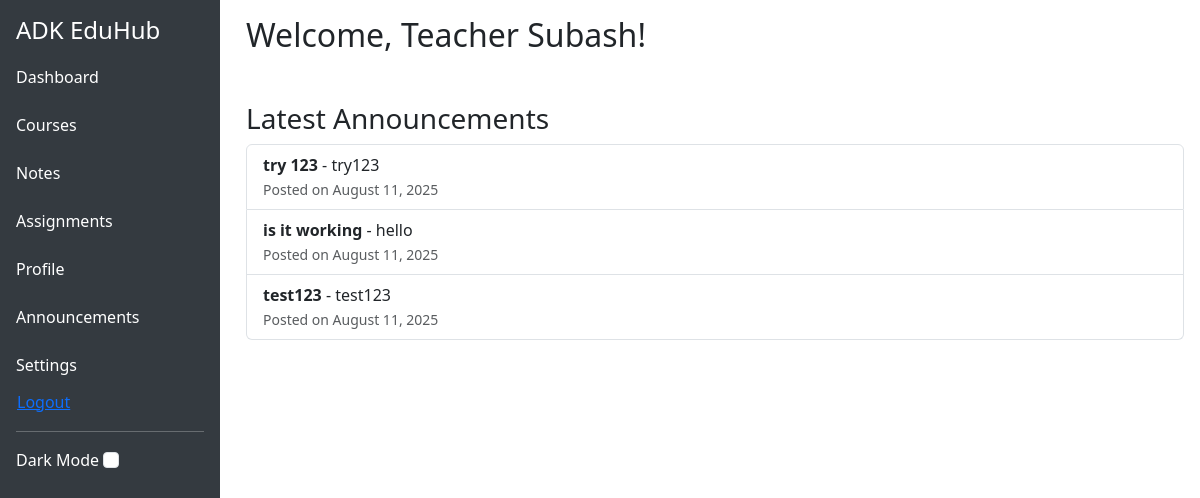
/dashboard/teacher/ (signed in), run on an earlier commit of the app's database.
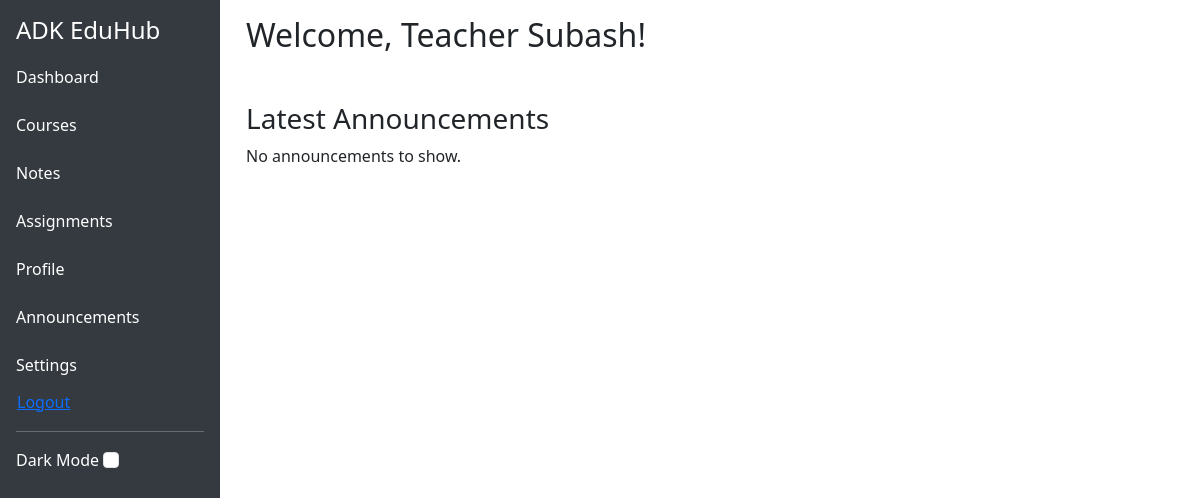
And on a later commit of the database.
### announcements/models.py (models this page shows, shortened)
class Announcement(models.Model):
    title = models.CharField(max_length=200)
    content = models.TextField()
    role_visible_to = MultiSelectField(choices=ROLE_CHOICES, max_length=50)
    created_at = models.DateTimeField(auto_now_add=True)

### core/views.py (the view)
# urls.py: path('dashboard/teacher/', views.teacher_dashboard, name='teacher_dashboard'),
@login_required
def teacher_dashboard(request):
    announcements = Announcement.objects.filter(role_visible_to='teacher').order_by('-created_at')
    return render(request, 'dashboard/teacher_dashboard.html', {'announcements': announcements})

### templates/dashboard/teacher_dashboard.html (shortened to what this page needs)
{% extends 'core/base.html' %}
{% load static %}
{% block content %}
<h2>Welcome, Teacher {{ user.username }}!</h2>
<div class="mt-5">
    <h3>Latest Announcements</h3>
    {% if announcements %}
        <ul class="list-group">
            {% for ann in announcements %}
                <li class="list-group-item">
                    <strong>{{ ann.title }}</strong> - {{ ann.content }}
                    <br>
                    <small class="text-muted">Posted on {{ ann.created_at|date:"F j, Y" }}</small>
                </li>
            {% endfor %}
        </ul>
    {% else %}
        <p>No announcements to show.</p>
    {% endif %}
</div>
{% endblock %}

What changed in the data, as far as the page shows it:
removed Announcement: title "try 123", content "try123", created_at "August 11, 2025"
removed Announcement: title "is it working", content "hello", created_at "August 11, 2025"
removed Announcement: title "test123", content "test123", created_at "August 11, 2025"
Also different on the page:
text now shown: "No announcements to show."
